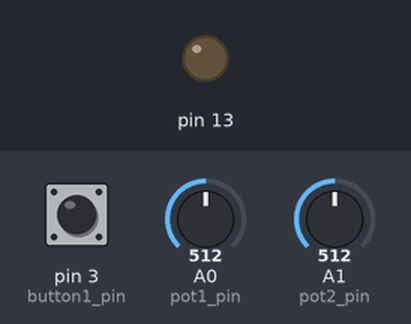
Recording of a sketch running on a simulated Teensy 4. On the bench: output pins drawn as LEDs (lit = HIGH). Dashed ring = blinking. The inputs (shaded band) are chosen by the test bench; at power-on: pin 3 (button1_pin) HIGH, A0 (pot1_pin) = 512, A1 (pot2_pin) = 512 (analog values on the 0–1023 scale).

Above: at 1.2 s.
1.3 s: pin 3 (button1_pin) pulled LOW for 1 s
At 1.7 s:
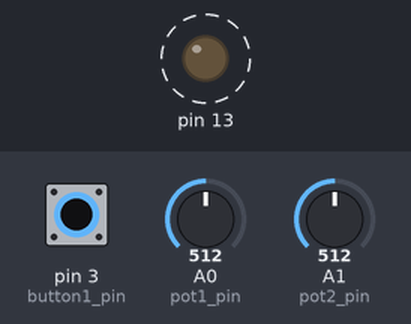
3.8 s: pin 3 (button1_pin) pulled LOW for 3.2 s
At 4.8 s:
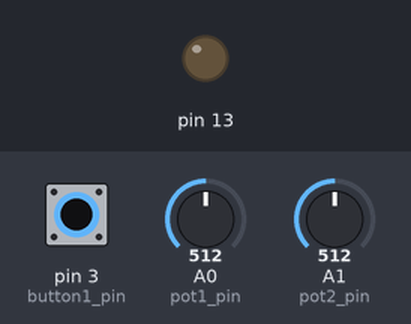
Timing chart, 0 to 8.5 s (numbered marks = the images above; inputs shaded):
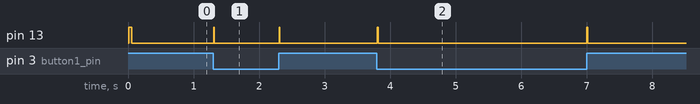

The sketch:

Basic_USB_MIDI_controller.ino
```cpp
#include <Bounce2.h>  // Bounce library makes button change detection easy
#define BOUNCE_LOCK_OUT //this tells it what mode to be in. I think it's the better one for music

#define button1_pin 3
#define pot1_pin A0
#define pot2_pin A1

//midi notes to piano notes https://docs.google.com/spreadsheets/d/1t9yLnGfvo_sVzb5nU9dRVeX2SL9OWO1yOi0GPU40YDM/edit?usp=sharing
#define button1_note 60
#define pot1_cc 20
#define pot2_cc 21


int channel = 1; // MIDI channel to use while sending

Bounce button1 = Bounce(button1_pin, 5);  // 5 = 5 ms debounce time

int pot_pins[8] = {A0, A1};
int prev_pot_reading[8];
int pot_reading[8];
uint32_t current_time;
uint32_t prev_time[6];
uint32_t midiblink;

void setup() {
  pinMode(button1_pin, INPUT_PULLUP);

  pinMode(13, OUTPUT);
  analogReadResolution(12); //AnalogReads will return 0-4095
  analogReadAveraging(64); //smooth analogreads
}

void loop() {
  current_time = millis();
  button1.update();

  // Note On messages when each button is pressed
  if (button1.fell()) {
    usbMIDI.sendNoteOn(button1_note, 127, channel);
    midiblink = current_time;

  }
  if (button1.rose()) {
    usbMIDI.sendNoteOn(button1_note, 0, channel);
    midiblink = current_time;

  }

  if (current_time - prev_time[1] > 2) {
    prev_time[1] = current_time;

    prev_pot_reading[1] = pot_reading[1];
    int raw_reading1 = analogRead(pot1_pin) >> 5; //12 bits to 7
    pot_reading[1] = smooth(1, 17, raw_reading1);

    if (prev_pot_reading[1] != pot_reading[1]) {
      midiblink = current_time;
      usbMIDI.sendControlChange(pot1_cc, pot_reading[1], channel);
    }
    //Serial.println(raw_reading1);

    prev_pot_reading[2] = pot_reading[2];
    int raw_reading2 = analogRead(pot2_pin) >> 5; //12 bits to 7
    pot_reading[2] = smooth(2, 17, raw_reading2);

    if (prev_pot_reading[2] != pot_reading[2]) {
      midiblink = current_time;
      usbMIDI.sendControlChange(pot2_cc, pot_reading[2], channel);
    }
  }

  if (midiblink > 0) {
    digitalWrite(13, 1);
    if (millis() - midiblink > 10) {
      midiblink = 0;
      digitalWrite(13, 0);
    }
  }

  // MIDI Controllers should discard incoming MIDI messages.
  while (usbMIDI.read()) {
  }
}


//based on https://playground.arduino.cc/Main/DigitalSmooth/
// This function continuously samples an input and puts it in an array that is "samples" in length.
// This array has a new "raw_in" value added to it each time "smooth" is called and an old value is removed
// It throws out the top and bottom 15% of readings and averages the rest

#define maxarrays 10 //max number of different variables to smooth
#define maxsamples 30 //max number of points to sample and
//reduce these numbers to save RAM

unsigned int smoothArray[maxarrays][maxsamples];

// sel should be a unique number for each occurrence
// samples should be an odd number greater that 7. It's the length of the array. The larger the more smooth but less responsive
// raw_in is the input. positive numbers in and out only.

unsigned int smooth(byte sel, unsigned int samples, unsigned int raw_in) {
  int j, k, temp, top, bottom;
  long total;
  static int i[maxarrays];
  static int sorted[maxarrays][maxsamples];
  boolean done;

  i[sel] = (i[sel] + 1) % samples;    // increment counter and roll over if necessary. -  % (modulo operator) rolls over variable
  smoothArray[sel][i[sel]] = raw_in;                 // input new data into the oldest slot

  for (j = 0; j < samples; j++) { // transfer data array into anther array for sorting and averaging
    sorted[sel][j] = smoothArray[sel][j];
  }

  done = 0;                // flag to know when we're done sorting
  while (done != 1) {      // simple swap sort, sorts numbers from lowest to highest
    done = 1;
    for (j = 0; j < (samples - 1); j++) {
      if (sorted[sel][j] > sorted[sel][j + 1]) {    // numbers are out of order - swap
        temp = sorted[sel][j + 1];
        sorted[sel] [j + 1] =  sorted[sel][j] ;
        sorted[sel] [j] = temp;
        done = 0;
      }
    }
  }

  // throw out top and bottom 15% of samples - limit to throw out at least one from top and bottom
  bottom = max(((samples * 15)  / 100), 1);
  top = min((((samples * 85) / 100) + 1  ), (samples - 1));   // the + 1 is to make up for asymmetry caused by integer rounding
  k = 0;
  total = 0;
  for ( j = bottom; j < top; j++) {
    total += sorted[sel][j];  // total remaining indices
    k++;
  }
  return total / k;    // divide by number of samples
}
```

Measured:
- after the input at 1.3 s, pin 13: alternates HIGH for 0.01 s and LOW for 0.99 s, starting at once
- after the input at 3.8 s, pin 13: alternates HIGH for 0.01 s and LOW for 3.2 s, 4 changes in all, then stays LOW, starting at once
